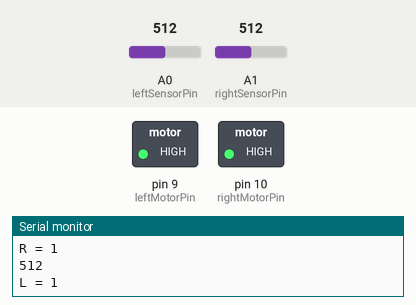
Bench run of a sketch on a simulated Arduino Uno, built with avr-gcc and run on an emulated ATmega328P. On the bench: switched loads named in the sketch (green lamp = pin HIGH), the last lines printed to the serial monitor. Inputs (shaded band) come from the test bench; at power-on: A0 (leftSensorPin) = 512, A1 (rightSensorPin) = 512.

Above: at 1.2 s.
1.3 s: A0 (leftSensorPin) set to 108
2.8 s: A0 (leftSensorPin) set to 89
At 3.8 s:
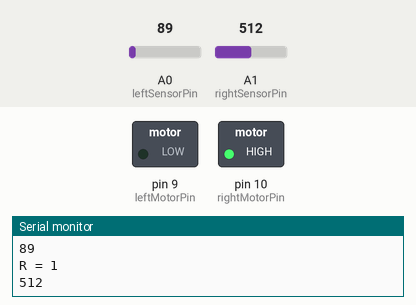
4.3 s: A1 (rightSensorPin) set to 106
5.8 s: A1 (rightSensorPin) set to 92
At 6.6 s:
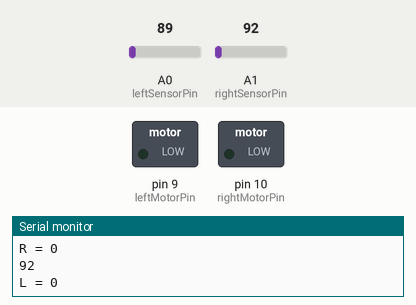
7.3 s: A0 (leftSensorPin) set to 110
At 8.5 s:
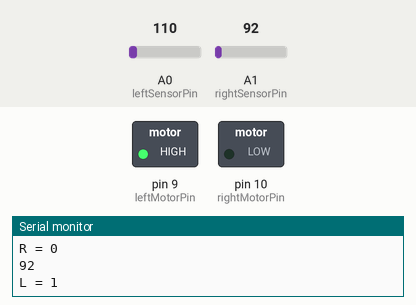
8.8 s: A0 (leftSensorPin) set to 90
At 9.8 s:
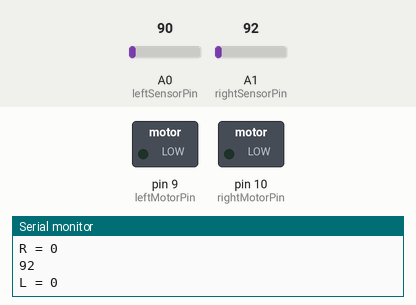
Timing chart, 0 to 11.3 s (numbered marks = the images above; inputs shaded):
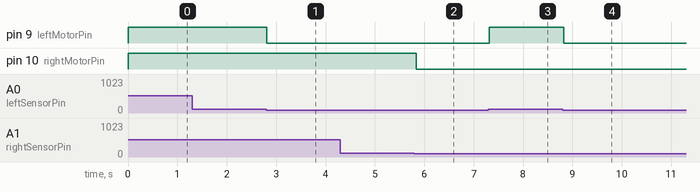

The sketch:

Milestone1.ino
```cpp
/*  Fall 2018 - CEN 111 Intro to Electrical and Computer Engineering
 *  Final Project: Line-following Robot (Guy-Michel, Andrew)
 *  Milestone #1 : Standard Line Follower
 *  Due : EOD December 10
 */

// Definitions

// light sensor pin definitions
const int leftSensorPin = A0;
const int rightSensorPin = A1;

// motor pin definitions
const int leftMotorPin = 9;
const int rightMotorPin = 10;

// light sensitivity
const int rightLightThreshold = 100;
const int leftLightThreshold = 100;


// Main
void setup(){

	// Begin communications
	Serial.begin(9600);

	// set Motor pins as output
	pinMode(leftMotorPin, OUTPUT);
	pinMode(rightMotorPin, OUTPUT);

	// set Sensor pins as input
	pinMode(leftSensorPin, INPUT);
	pinMode(rightSensorPin, INPUT);
}


void loop(){

	// Read sensor values
	int leftLightLevel = analogRead(leftSensorPin);
	int rightLightLevel = analogRead(rightSensorPin);


	// If light sensor is greater than threshold
	// then turn motor on, else turn motor off

// Left motor

	if (leftLightLevel > leftLightThreshold){
	  Serial.println("L = 1");
	  Serial.println(leftLightLevel);
	  digitalWrite(leftMotorPin, HIGH);
	}
	else {
	  Serial.println("L = 0");
	  Serial.println(leftLightLevel);
	  digitalWrite(leftMotorPin, LOW);
	}

// Right motor

	if (rightLightLevel > rightLightThreshold){
	  Serial.println("R = 1");
	  Serial.println(rightLightLevel);
	  digitalWrite(rightMotorPin, HIGH);
	}
	else {
	  Serial.println("R = 0");
	  Serial.println(rightLightLevel);
	  digitalWrite(rightMotorPin, LOW);
	}
}
```

Measured:
- the behaviour switches between 101 and 100 on A0 (leftSensorPin) (found by bisection; images 0 and 1)
- the behaviour switches between 101 and 100 on A1 (rightSensorPin) (found by bisection; images 1 and 2)
- after the input at 2.8 s, pin 9 (leftMotorPin): HIGH → LOW at once
- after the input at 5.8 s, pin 10 (rightMotorPin): HIGH → LOW at once
- after the input at 7.3 s, pin 9 (leftMotorPin): LOW → HIGH at once
- after the input at 8.8 s, pin 9 (leftMotorPin): HIGH → LOW at once
